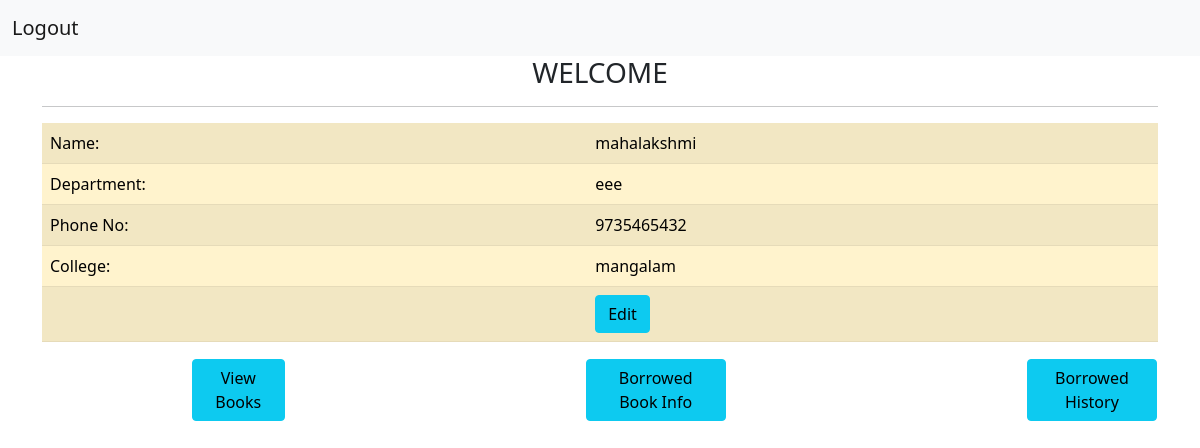
The page /libraryapp/profileview/ (signed in) on the database its author committed.
### libraryapp/models.py (models this page shows)
class userdetails(models.Model):
    user=models.OneToOneField(User,on_delete=models.CASCADE)
    phone = models.IntegerField()
    roll_no = models.IntegerField()
    register_id = models.CharField(max_length=10)
    college_name=models.CharField(max_length=40)
    department=models.CharField(max_length=40)

### libraryapp/views.py (the view)
# urls.py: path('profileview/',ProfileView.as_view(),name='profile'),
class ProfileView(generic.DetailView):
    model = userdetails
    template_name = 'profile.html'
    context_object_name = 'user'
    def get_object(self): #
          user=self.request.user #this is the method that is used to get the details of current logged in user
          return get_object_or_404(userdetails,user=user)

### libraryapp/templates/profile.html (shortened to what this page needs)
<!DOCTYPE html>
<html lang="en">
<head>
    <link href="https://cdn.jsdelivr.net/npm/bootstrap@5.0.2/dist/css/bootstrap.min.css" rel="stylesheet">
</head>
<body>
    <nav class="navbar navbar-light bg-light">
  <div class="container-fluid">
    <a class="navbar-brand" href="http://127.0.0.1:8000/libraryapp/logout/">Logout</a>
  </div>
</nav>
    <div class="container">
    <center>
<h3>WELCOME</h3>
    </center>
     <hr>
    <table class="table table-striped table-warning">
<tr><td>Name:</td><td>{{user.user.first_name}}</td></tr>
        <tr><td>Department:</td><td>{{user.department}}</td></tr>
<tr><td>Phone No:</td><td>{{user.phone}}</td></tr>
        <tr><td>College:</td><td>{{user.college_name}}</td></tr>
        <tr><td></td><td><a class="btn btn-info" href="http://127.0.0.1:8000/libraryapp/profileupdate/{{user.user.id}}">Edit</a></td></tr>
        </table>
</div>
<div class="container">
<table>
    <tr >
<td style="padding-left:150px;"><a class="btn btn-info " href="http://127.0.0.1:8000/libraryapp/studentbooks/">View Books</a></td>
<td style="padding-left:300px;"><a class="btn btn-info " href="http://127.0.0.1:8000/libraryapp/studentborrow/">Borrowed Book Info</a></td>
<td style="padding-left:300px;"><a class="btn btn-info " href="">Borrowed History</a></td>
    </tr>
</table>
    </div>
</body>
</html>

### rows shown on the page
userdetails: user.first_name "mahalakshmi", department "eee", phone "9735465432", college_name "mangalam"
